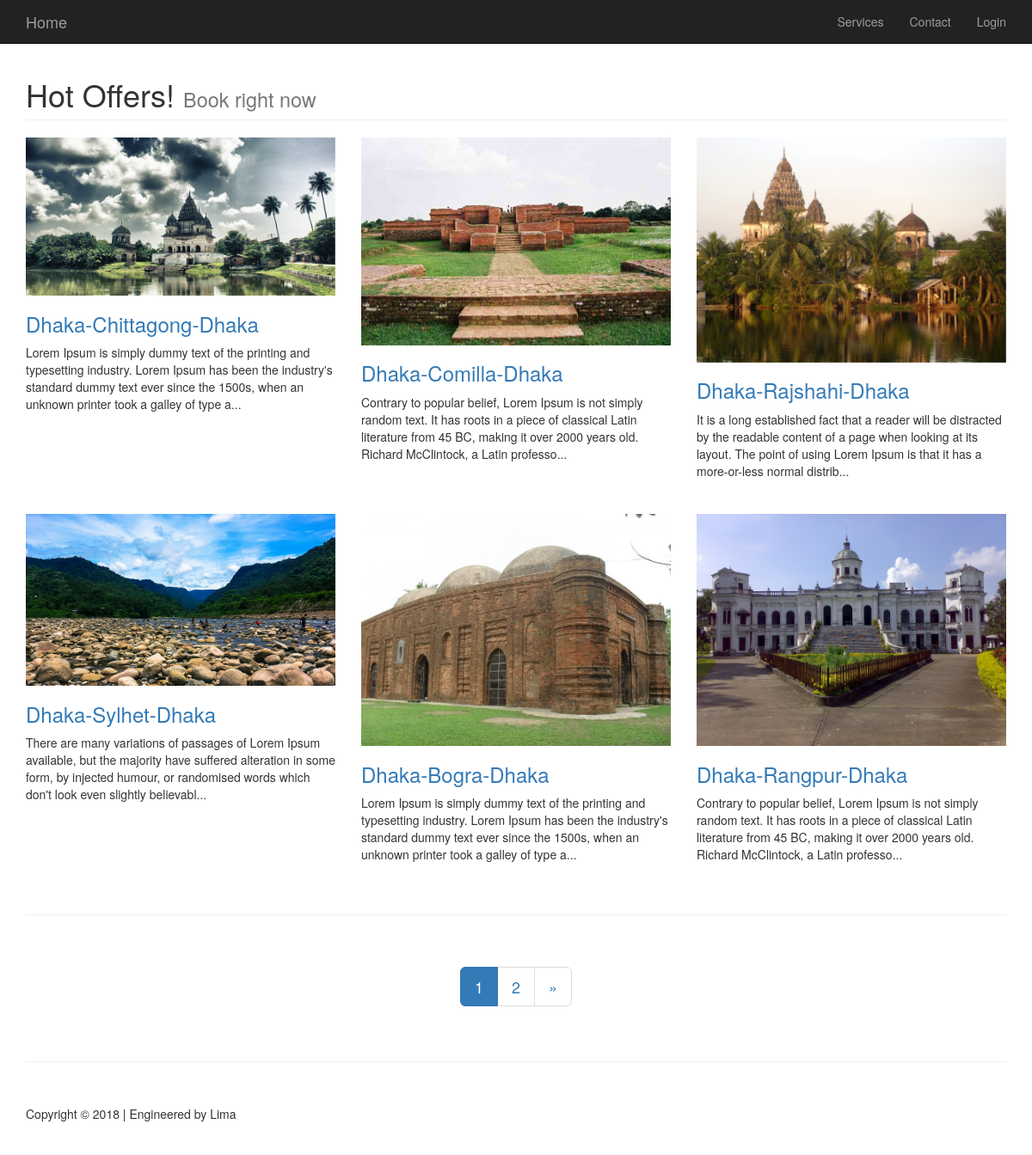
/visitors/services, run on the app's committed database.
### tables this page shows
CREATE TABLE `visits` (
  `visitId` int(11) NOT NULL,
  `destination` varchar(255) NOT NULL,
  `description` text NOT NULL,
  `active` tinyint(1) NOT NULL DEFAULT '1',
  `image` varchar(255) NOT NULL
);

### index.php (called while the page is built, shortened)
<?php
require_once BASEPATH.'core/CodeIgniter.php';

### application/models/Visitor.php (called while the page is built, shortened)
<?php
class Visitor extends CI_Model{
    function get_service_count(){
        $this->db->select('visitId')->from('visits');
        $query = $this->db->get();
        return $query->num_rows();
    }
    function get_services($num=20,$start=0){
        $query = $this->db->get_where('visits',array('active'=>1),$num,$start);
        return $query->result_array();
    }
}

### application/views/services.php (the view, shortened to what this page needs)
<!DOCTYPE html>
<html lang="en">
    <?php require_once("template/head.php"); ?>
    <body>
        <?php require_once("template/nav.php"); ?>
        <div class="container">
            <div class="row">
                <div class="col-lg-12">
                    <h1 class="page-header">Hot Offers!
                        <small>Book right now</small>
                    </h1>
                </div>
            </div>
            <div class="row">
                <?php
                if (!isset($services)) {
                    echo "<p>Not Found</p>";
                } else {
                    foreach ($services as $row) {
                        ?>
                        <div class="col-md-4 img-portfolio">
                            <a href="<?= base_url() ?>visitors/details/<?= $row['visitId'] ?>">
                                <img class="img-responsive animated flipInX" src="<?= base_url() ?>uploads/places/<?= $row['image'] ?>" alt="Picture">
                            </a>
                            <h3>
                                <a href="<?= base_url() ?>visitors/details/<?= $row['visitId'] ?>"><?= $row['destination'] ?></a>
                            </h3>
                            <p><?= substr(strip_tags($row['description']), 0, 200) . "..." ?></p>
                        </div>
                        <?php
                    }
                }
                ?>
            </div>
            <hr>
            <div class="row text-center">
                <div class="col-lg-12">
                    <span class="pagination"><?= $pages ?></span>
                </div>
            </div>
            <hr>
            <?php require_once("template/footer.php"); ?>
        </div>
    </body>
</html>

### resource/css/modern-business.css (style rules this page uses)
html, body { height: 100%; }
body { padding-top: 50px; }
.img-portfolio { margin-bottom: 30px; }

### data on the page
visits: image (picture), destination "Dhaka-Chittagong-Dhaka", description "Lorem Ipsum is simply dummy text of the printing and typesetting industry. Lorem Ipsum has been the industry's standard dummy text ever since the 1500s, when an unknown printer took a galley of type a"
visits: image (picture), destination "Dhaka-Comilla-Dhaka", description "Contrary to popular belief, Lorem Ipsum is not simply random text. It has roots in a piece of classical Latin literature from 45 BC, making it over 2000 years old. Richard McClintock, a Latin professo"
visits: image (picture), destination "Dhaka-Rajshahi-Dhaka", description "It is a long established fact that a reader will be distracted by the readable content of a page when looking at its layout. The point of using Lorem Ipsum is that it has a more-or-less normal distrib"
visits: image (picture), destination "Dhaka-Sylhet-Dhaka", description "There are many variations of passages of Lorem Ipsum available, but the majority have suffered alteration in some form, by injected humour, or randomised words which don't look even slightly believabl"
visits: image (picture), destination "Dhaka-Bogra-Dhaka", description "Lorem Ipsum is simply dummy text of the printing and typesetting industry. Lorem Ipsum has been the industry's standard dummy text ever since the 1500s, when an unknown printer took a galley of type a"
visits: image (picture), destination "Dhaka-Rangpur-Dhaka", description "Contrary to popular belief, Lorem Ipsum is not simply random text. It has roots in a piece of classical Latin literature from 45 BC, making it over 2000 years old. Richard McClintock, a Latin professo"

### other printed values
$pages "1 2 »"
